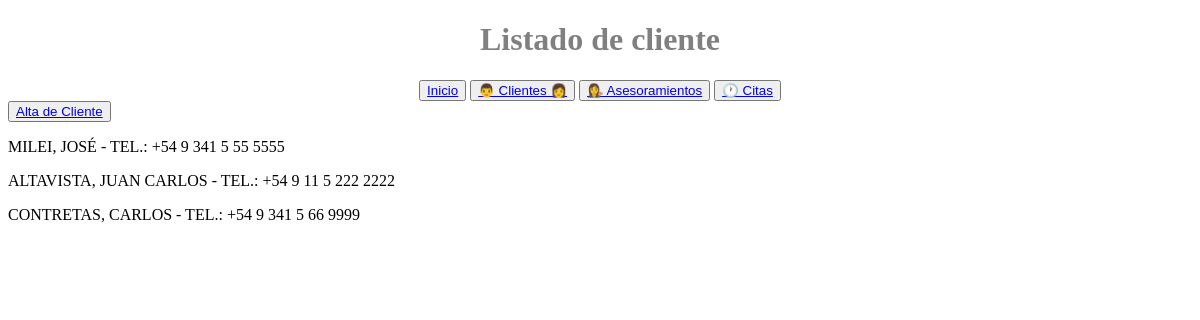
/cliente/list/, run on an earlier commit of the app's database.
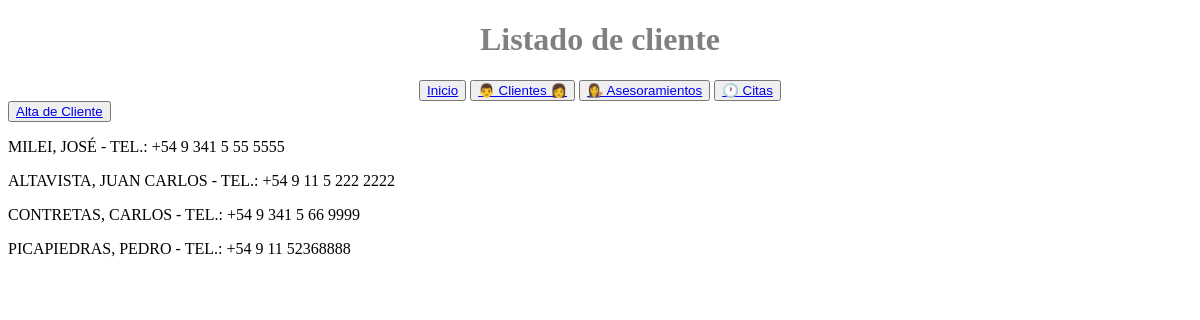
And on a later commit of the database.
### estudiojuridico/models.py (models this page shows, shortened)
class Cliente(models.Model):
    dni = models.IntegerField(unique=True)
    nombre = models.CharField(max_length=30)
    apellido = models.CharField(max_length=30)
    telefono = models.CharField(max_length=20)
    email = models.EmailField(max_length=30, blank=True, null=True)

### estudiojuridico/views.py (the view)
# urls.py: path("cliente/list/", views.cliente_list, name="cliente_list"),
def cliente_list(request):
    query = Cliente.objects.all()
    context = {"object_list": query}
    return render(request, "estudiojuridico/cliente_list.html", context)

### estudiojuridico/templates/estudiojuridico/cliente_list.html (shortened to what this page needs)
{% extends 'estudiojuridico/base.html' %}
{% block header %}
Listado de cliente
{% endblock header %}
{% block main %}
    <button><a href="{% url 'cliente_create' %}">Alta de Cliente</a></button>
    {% for object in object_list %}
        <p>{{ object.apellido | upper }}, {{ object.nombre | upper }} - TEL.: {{ object.telefono}} </p>
    {% empty %}
        <p>La base de datos de clientes no tiene registros</p>
    {% endfor %}
{% endblock main %}

What changed in the data, as far as the page shows it:
added Cliente: apellido "PICAPIEDRAS", nombre "PEDRO", telefono "+54 9 11 52368888"
